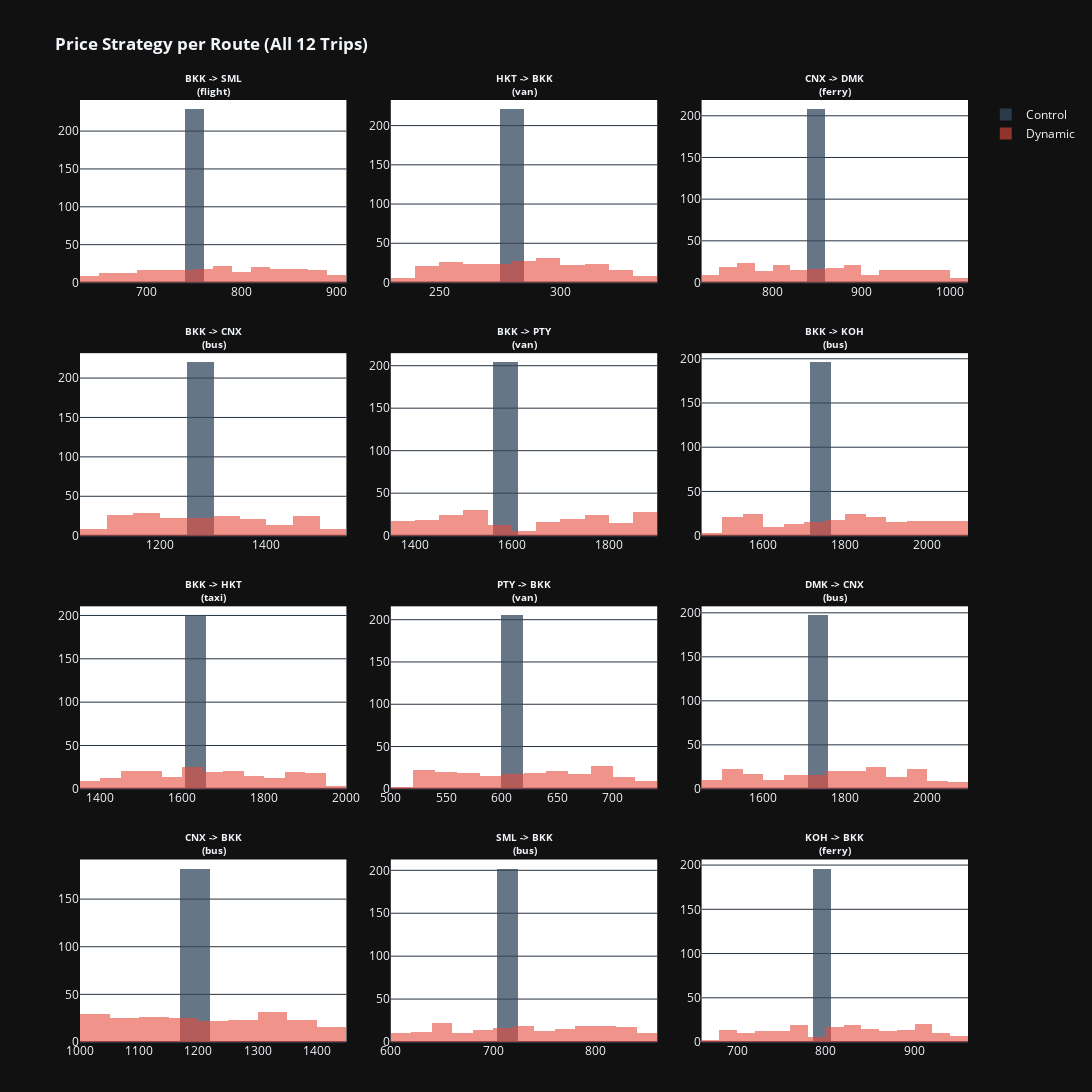

Notebook cell for this chart:
### Markdown cell above
### Price Strategy Verification: Driling Down to the Route Level

**The Problem with Aggregates:**
The previous histograms showed the *overall* price distribution, but this can be misleading. A "Dynamic" price shift might just look like noise if we mix a 50 dollar Bus ticket with a 200 dollar Flight ticket.

**The Solution:**
To verify the pricing algorithm's behavior, we must isolate each **Trip ID** (Route + Transport Combination). We are looking for three specific signals in the table below:

1.  **Std Diff (Green Column):** This *must* be positive.
    * *Positive:* The algorithm actively explored different price points (Variance exists).
    * *Zero:* The algorithm failed and just charged a flat rate.
2.  **Avg Diff (Red/Blue Column):** Did we generally raise or lower prices?
    * *Positive:* We pushed for higher margins (Markup strategy).
    * *Negative:* We tried to undercut competitors (Discount strategy).
3.  **Range (Min/Max):** Are the dynamic prices staying within safe bounds (e.g., +/- 20%), or are they exploding to unrealistic levels?

### Code cell
data_visualizer.plot_price_distributions_by_trip(clean_df, n_cols=3)

### Figure 1 — Plotly figure (JSON) as saved in the notebook; plotly's stock layout.template omitted (floating-point values rounded to 4 significant figures; data arrays with more than 128 entries replaced by an {"elided": "..."} marker saying what was removed)
{"data": [{"marker": {"color": "#34495E"}, "name": "Control", "nbinsx": 15, "opacity": 0.75, "showlegend": true, "x": {"elided": "229 float values"}, "type": "histogram", "xaxis": "x", "yaxis": "y"}, {"marker": {"color": "#E74C3C"}, "name": "Dynamic", "nbinsx": 15, "opacity": 0.6, "showlegend": true, "x": {"elided": "223 float values"}, "type": "histogram", "xaxis": "x", "yaxis": "y"}, {"marker": {"color": "#34495E"}, "name": "Control", "nbinsx": 15, "opacity": 0.75, "showlegend": false, "x": {"elided": "221 float values"}, "type": "histogram", "xaxis": "x2", "yaxis": "y2"}, {"marker": {"color": "#E74C3C"}, "name": "Dynamic", "nbinsx": 15, "opacity": 0.6, "showlegend": false, "x": {"elided": "227 float values"}, "type": "histogram", "xaxis": "x2", "yaxis": "y2"}, {"marker": {"color": "#34495E"}, "name": "Control", "nbinsx": 15, "opacity": 0.75, "showlegend": false, "x": {"elided": "208 float values"}, "type": "histogram", "xaxis": "x3", "yaxis": "y3"}, {"marker": {"color": "#E74C3C"}, "name": "Dynamic", "nbinsx": 15, "opacity": 0.6, "showlegend": false, "x": {"elided": "230 float values"}, "type": "histogram", "xaxis": "x3", "yaxis": "y3"}, {"marker": {"color": "#34495E"}, "name": "Control", "nbinsx": 15, "opacity": 0.75, "showlegend": false, "x": {"elided": "220 float values"}, "type": "histogram", "xaxis": "x4", "yaxis": "y4"}, {"marker": {"color": "#E74C3C"}, "name": "Dynamic", "nbinsx": 15, "opacity": 0.6, "showlegend": false, "x": {"elided": "203 float values"}, "type": "histogram", "xaxis": "x4", "yaxis": "y4"}, {"marker": {"color": "#34495E"}, "name": "Control", "nbinsx": 15, "opacity": 0.75, "showlegend": false, "x": {"elided": "204 float values"}, "type": "histogram", "xaxis": "x5", "yaxis": "y5"}, {"marker": {"color": "#E74C3C"}, "name": "Dynamic", "nbinsx": 15, "opacity": 0.6, "showlegend": false, "x": {"elided": "211 float values"}, "type": "histogram", "xaxis": "x5", "yaxis": "y5"}, {"marker": {"color": "#34495E"}, "name": "Control", "nbinsx": 15, "opacity": 0.75, "showlegend": false, "x": {"elided": "196 float values"}, "type": "histogram", "xaxis": "x6", "yaxis": "y6"}, {"marker": {"color": "#E74C3C"}, "name": "Dynamic", "nbinsx": 15, "opacity": 0.6, "showlegend": false, "x": {"elided": "217 float values"}, "type": "histogram", "xaxis": "x6", "yaxis": "y6"}, {"marker": {"color": "#34495E"}, "name": "Control", "nbinsx": 15, "opacity": 0.75, "showlegend": false, "x": {"elided": "200 float values"}, "type": "histogram", "xaxis": "x7", "yaxis": "y7"}, {"marker": {"color": "#E74C3C"}, "name": "Dynamic", "nbinsx": 15, "opacity": 0.6, "showlegend": false, "x": {"elided": "209 float values"}, "type": "histogram", "xaxis": "x7", "yaxis": "y7"}, {"marker": {"color": "#34495E"}, "name": "Control", "nbinsx": 15, "opacity": 0.75, "showlegend": false, "x": {"elided": "205 float values"}, "type": "histogram", "xaxis": "x8", "yaxis": "y8"}, {"marker": {"color": "#E74C3C"}, "name": "Dynamic", "nbinsx": 15, "opacity": 0.6, "showlegend": false, "x": {"elided": "203 float values"}, "type": "histogram", "xaxis": "x8", "yaxis": "y8"}, {"marker": {"color": "#34495E"}, "name": "Control", "nbinsx": 15, "opacity": 0.75, "showlegend": false, "x": {"elided": "197 float values"}, "type": "histogram", "xaxis": "x9", "yaxis": "y9"}, {"marker": {"color": "#E74C3C"}, "name": "Dynamic", "nbinsx": 15, "opacity": 0.6, "showlegend": false, "x": {"elided": "210 float values"}, "type": "histogram", "xaxis": "x9", "yaxis": "y9"}, {"marker": {"color": "#34495E"}, "name": "Control", "nbinsx": 15, "opacity": 0.75, "showlegend": false, "x": {"elided": "182 float values"}, "type": "histogram", "xaxis": "x10", "yaxis": "y10"}, {"marker": {"color": "#E74C3C"}, "name": "Dynamic", "nbinsx": 15, "opacity": 0.6, "showlegend": false, "x": {"elided": "220 float values"}, "type": "histogram", "xaxis": "x10", "yaxis": "y10"}, {"marker": {"color": "#34495E"}, "name": "Control", "nbinsx": 15, "opacity": 0.75, "showlegend": false, "x": {"elided": "202 float values"}, "type": "histogram", "xaxis": "x11", "yaxis": "y11"}, {"marker": {"color": "#E74C3C"}, "name": "Dynamic", "nbinsx": 15, "opacity": 0.6, "showlegend": false, "x": {"elided": "199 float values"}, "type": "histogram", "xaxis": "x11", "yaxis": "y11"}, {"marker": {"color": "#34495E"}, "name": "Control", "nbinsx": 15, "opacity": 0.75, "showlegend": false, "x": {"elided": "196 float values"}, "type": "histogram", "xaxis": "x12", "yaxis": "y12"}, {"marker": {"color": "#E74C3C"}, "name": "Dynamic", "nbinsx": 15, "opacity": 0.6, "showlegend": false, "x": {"elided": "188 float values"}, "type": "histogram", "xaxis": "x12", "yaxis": "y12"}], "layout": {"xaxis": {"anchor": "y", "domain": [0.0, 0.3]}, "yaxis": {"anchor": "x", "domain": [0.8063, 1.0]}, "xaxis2": {"anchor": "y2", "domain": [0.35, 0.65]}, "yaxis2": {"anchor": "x2", "domain": [0.8063, 1.0]}, "xaxis3": {"anchor": "y3", "domain": [0.7, 1.0]}, "yaxis3": {"anchor": "x3", "domain": [0.8063, 1.0]}, "xaxis4": {"anchor": "y4", "domain": [0.0, 0.3]}, "yaxis4": {"anchor": "x4", "domain": [0.5375, 0.7312]}, "xaxis5": {"anchor": "y5", "domain": [0.35, 0.65]}, "yaxis5": {"anchor": "x5", "domain": [0.5375, 0.7312]}, "xaxis6": {"anchor": "y6", "domain": [0.7, 1.0]}, "yaxis6": {"anchor": "x6", "domain": [0.5375, 0.7312]}, "xaxis7": {"anchor": "y7", "domain": [0.0, 0.3]}, "yaxis7": {"anchor": "x7", "domain": [0.2687, 0.4625]}, "xaxis8": {"anchor": "y8", "domain": [0.35, 0.65]}, "yaxis8": {"anchor": "x8", "domain": [0.2687, 0.4625]}, "xaxis9": {"anchor": "y9", "domain": [0.7, 1.0]}, "yaxis9": {"anchor": "x9", "domain": [0.2687, 0.4625]}, "xaxis10": {"anchor": "y10", "domain": [0.0, 0.3]}, "yaxis10": {"anchor": "x10", "domain": [0.0, 0.1938]}, "xaxis11": {"anchor": "y11", "domain": [0.35, 0.65]}, "yaxis11": {"anchor": "x11", "domain": [0.0, 0.1938]}, "xaxis12": {"anchor": "y12", "domain": [0.7, 1.0]}, "yaxis12": {"anchor": "x12", "domain": [0.0, 0.1938]}, "annotations": [{"font": {"size": 10}, "showarrow": false, "text": "<b>BKK -> SML<br>(flight)</b>", "x": 0.15, "xanchor": "center", "xref": "paper", "y": 1.0, "yanchor": "bottom", "yref": "paper"}, {"font": {"size": 10}, "showarrow": false, "text": "<b>HKT -> BKK<br>(van)</b>", "x": 0.5, "xanchor": "center", "xref": "paper", "y": 1.0, "yanchor": "bottom", "yref": "paper"}, {"font": {"size": 10}, "showarrow": false, "text": "<b>CNX -> DMK<br>(ferry)</b>", "x": 0.85, "xanchor": "center", "xref": "paper", "y": 1.0, "yanchor": "bottom", "yref": "paper"}, {"font": {"size": 10}, "showarrow": false, "text": "<b>BKK -> CNX<br>(bus)</b>", "x": 0.15, "xanchor": "center", "xref": "paper", "y": 0.7312, "yanchor": "bottom", "yref": "paper"}, {"font": {"size": 10}, "showarrow": false, "text": "<b>BKK -> PTY<br>(van)</b>", "x": 0.5, "xanchor": "center", "xref": "paper", "y": 0.7312, "yanchor": "bottom", "yref": "paper"}, {"font": {"size": 10}, "showarrow": false, "text": "<b>BKK -> KOH<br>(bus)</b>", "x": 0.85, "xanchor": "center", "xref": "paper", "y": 0.7312, "yanchor": "bottom", "yref": "paper"}, {"font": {"size": 10}, "showarrow": false, "text": "<b>BKK -> HKT<br>(taxi)</b>", "x": 0.15, "xanchor": "center", "xref": "paper", "y": 0.4625, "yanchor": "bottom", "yref": "paper"}, {"font": {"size": 10}, "showarrow": false, "text": "<b>PTY -> BKK<br>(van)</b>", "x": 0.5, "xanchor": "center", "xref": "paper", "y": 0.4625, "yanchor": "bottom", "yref": "paper"}, {"font": {"size": 10}, "showarrow": false, "text": "<b>DMK -> CNX<br>(bus)</b>", "x": 0.85, "xanchor": "center", "xref": "paper", "y": 0.4625, "yanchor": "bottom", "yref": "paper"}, {"font": {"size": 10}, "showarrow": false, "text": "<b>CNX -> BKK<br>(bus)</b>", "x": 0.15, "xanchor": "center", "xref": "paper", "y": 0.1938, "yanchor": "bottom", "yref": "paper"}, {"font": {"size": 10}, "showarrow": false, "text": "<b>SML -> BKK<br>(bus)</b>", "x": 0.5, "xanchor": "center", "xref": "paper", "y": 0.1938, "yanchor": "bottom", "yref": "paper"}, {"font": {"size": 10}, "showarrow": false, "text": "<b>KOH -> BKK<br>(ferry)</b>", "x": 0.85, "xanchor": "center", "xref": "paper", "y": 0.1938, "yanchor": "bottom", "yref": "paper"}], "margin": {"t": 100, "b": 50}, "title": {"text": "<b>Price Strategy per Route (All 12 Trips)</b>"}, "height": 1200, "width": 1100, "plot_bgcolor": "white", "barmode": "overlay"}}
